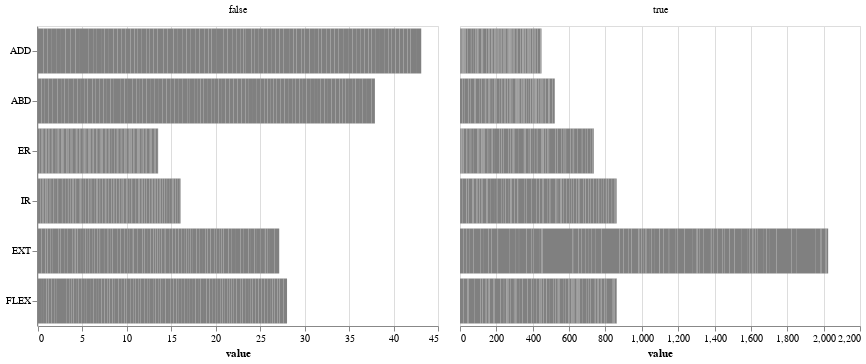

Notebook source saved alongside this figure:
### Code cell
test_cols = ["ADD", "ABD", "ER", "IR", "EXT", "FLEX"]

alt.Chart().mark_bar(color="grey").encode(
    alt.X("value"), alt.Y("variable", title=None, scale=alt.Scale(domain=test_cols))
).facet(
    data=X_augmented.melt().assign(
        imb=lambda x: x["variable"].str[:3] == "imb",
        variable=lambda x: x["variable"].str.replace("imb. ", ""),
    ),
    column=alt.Column("imb", title=None),
).resolve_scale(
    x="independent"
)

### Figure 1 — Vega-Lite specification as saved in the notebook (floating-point values rounded to 4 significant figures; data arrays with more than 128 entries replaced by an {"elided": "..."} marker saying what was removed)
{"$schema": "https://vega.github.io/schema/vega-lite/v2.6.0.json", "config": {"view": {"height": 300, "width": 400}}, "data": {"name": "data-4d60061b4839fa669f7b8cc0841d8f84"}, "datasets": {"data-4d60061b4839fa669f7b8cc0841d8f84": {"elided": "1092 records"}}, "facet": {"column": {"field": "imb", "title": null, "type": "nominal"}}, "resolve": {"scale": {"x": "independent", "y": "shared"}}, "spec": {"encoding": {"x": {"field": "value", "type": "quantitative"}, "y": {"field": "variable", "scale": {"domain": ["ADD", "ABD", "ER", "IR", "EXT", "FLEX"]}, "title": null, "type": "nominal"}}, "mark": {"color": "grey", "type": "bar"}}}
